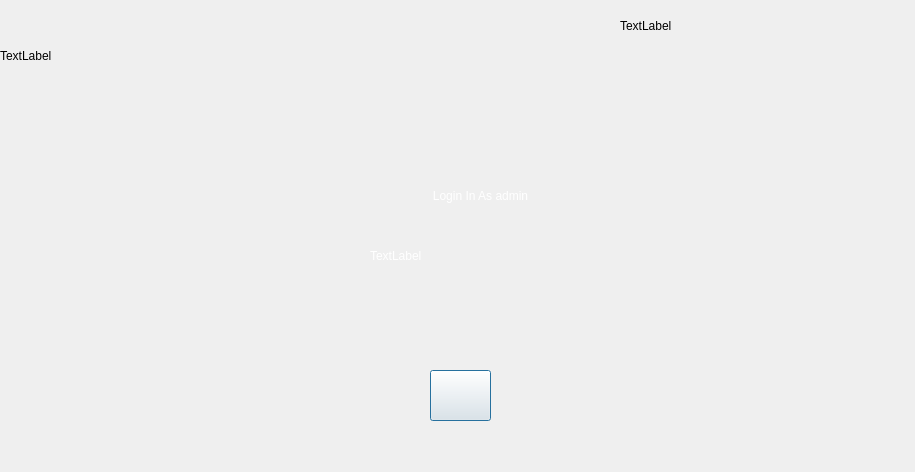
<?xml version="1.0" encoding="UTF-8"?>
<ui version="4.0">
 <class>welcome</class>
 <widget class="QDialog" name="welcome">
  <property name="geometry">
   <rect>
    <x>0</x>
    <y>0</y>
    <width>915</width>
    <height>472</height>
   </rect>
  </property>
  <property name="windowTitle">
   <string>Dialog</string>
  </property>
  <property name="styleSheet">
   <string notr="true">QDialog{
	border-image: url(:/images/welcome.png);
}</string>
  </property>
  <widget class="QLabel" name="label">
   <property name="geometry">
    <rect>
     <x>620</x>
     <y>10</y>
     <width>311</width>
     <height>31</height>
    </rect>
   </property>
   <property name="styleSheet">
    <string notr="true">QLabel{
	
	font: 18pt &quot;Bauhaus 93&quot;;
}
</string>
   </property>
   <property name="text">
    <string>TextLabel</string>
   </property>
  </widget>
  <widget class="QLabel" name="label_2">
   <property name="geometry">
    <rect>
     <x>370</x>
     <y>220</y>
     <width>281</width>
     <height>71</height>
    </rect>
   </property>
   <property name="styleSheet">
    <string notr="true">QLabel{
	font: 75 18pt &quot;Times New Roman&quot;;
	color: rgb(255, 255, 255);

}</string>
   </property>
   <property name="text">
    <string>TextLabel</string>
   </property>
   <property name="alignment">
    <set>Qt::AlignLeading|Qt::AlignLeft|Qt::AlignVCenter</set>
   </property>
  </widget>
  <widget class="QLabel" name="label_3">
   <property name="geometry">
    <rect>
     <x>240</x>
     <y>180</y>
     <width>481</width>
     <height>31</height>
    </rect>
   </property>
   <property name="styleSheet">
    <string notr="true">QLabel{
	font: 75 14pt &quot;Times New Roman&quot;;
	color: rgb(255, 255, 255);

}</string>
   </property>
   <property name="text">
    <string>Login In As admin</string>
   </property>
   <property name="alignment">
    <set>Qt::AlignCenter</set>
   </property>
  </widget>
  <widget class="QPushButton" name="pushButton">
   <property name="geometry">
    <rect>
     <x>430</x>
     <y>370</y>
     <width>61</width>
     <height>51</height>
    </rect>
   </property>
   <property name="styleSheet">
    <string notr="true"/>
   </property>
   <property name="text">
    <string/>
   </property>
  </widget>
  <widget class="QLabel" name="label_4">
   <property name="geometry">
    <rect>
     <x>0</x>
     <y>0</y>
     <width>121</width>
     <height>111</height>
    </rect>
   </property>
   <property name="styleSheet">
    <string notr="true"/>
   </property>
   <property name="text">
    <string>TextLabel</string>
   </property>
  </widget>
 </widget>
 <resources/>
 <connections/>
</ui>
